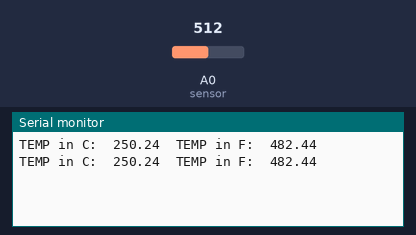
The sketch below on a simulated Arduino Uno, built with avr-gcc and run on an emulated ATmega328P. Shown: the last lines printed to the serial monitor. The test bench sets the inputs (shaded band); at power-on: A0 (sensor) = 512.

Above: at 2.8 s.
2.9 s: A0 (sensor) set to 716
At 4.8 s:
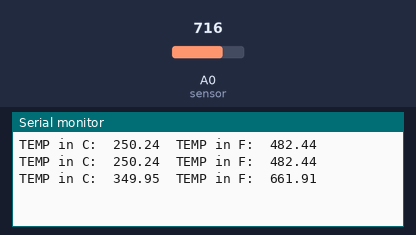
5.6 s: A0 (sensor) set to 900
At 6.3 s:
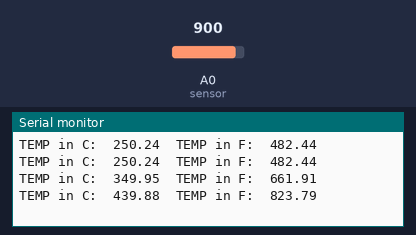
Timing chart, 0 to 8.6 s (numbered marks = the images above; inputs shaded):
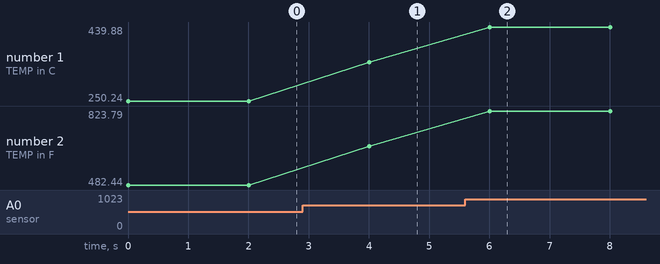

Measured:
- after the input at 2.9 s, the serial monitor: prints a new line after 1.1 s (image 1)
- after the input at 5.6 s, the serial monitor: prints a new line after 0.40 s (image 2)
- plotted number 1: 250.24 → 349.95 after the input at 2.9 s, 349.95 → 439.88 after the input at 5.6 s
- plotted number 2: 482.44 → 661.91 after the input at 2.9 s, 661.91 → 823.79 after the input at 5.6 s

The sketch:

temp.ino
```cpp
const int sensor = A0;    //Assigning analog A0 to variable sensor
float tempC;              //variable to store temp in °C
float tempF;              //variable to store temp in °F
float vout;               //variable to store values from sensor
void setup()
{
  Serial.begin(9600);
  pinMode(sensor,INPUT);  //configuring A0 as input
}
void loop()
{
  vout = analogRead(sensor);
  vout = (vout*500)/1023;
          /*Atmega is powered by 5V, and the datasheet of the Atmega states that its ADC has a definition of 1024 values (i.e. 10 bits). So in the above formula, 5/1024 is representing each voltage step represented by a bit and it is multiplied with 100 because for every °C change in temperature there is a voltage change of 10mV and hence by using the rule of three we need to multiply 100 with vout*/

  tempC = vout;
  tempF = (vout*9)/5+32;   //conversion of °C to °F
  Serial.print("TEMP in C:");
  Serial.print("\t");
  Serial.print(tempC);     //printing values in °C on serial monitor
  Serial.print("\t");
  Serial.print("TEMP in F:");
  Serial.print("\t");
  Serial.print(tempF);     //printing values in °F on serial monitor
  Serial.println();
  delay(2000);
}
```
